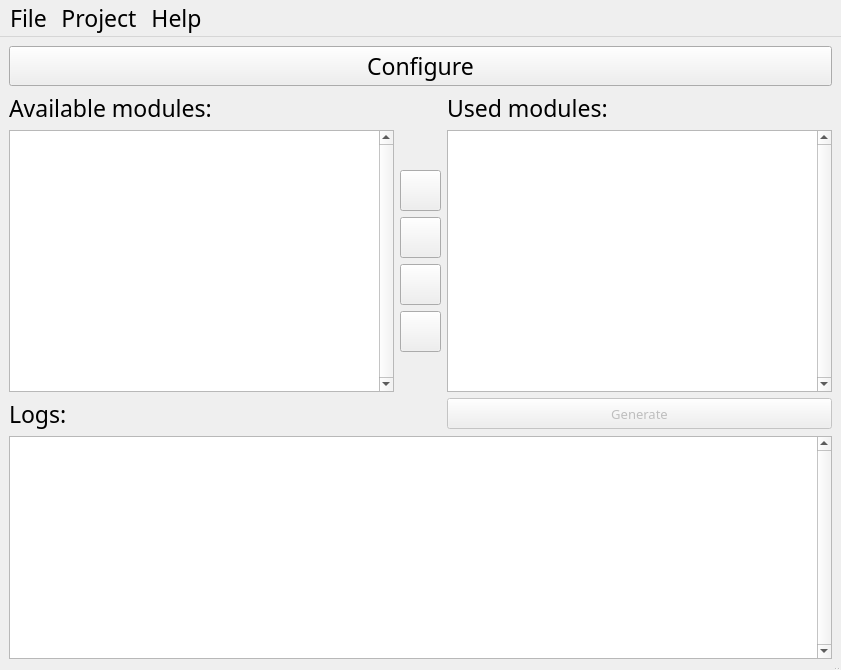
<?xml version="1.0" encoding="UTF-8"?>
<ui version="4.0">
 <class>DependencyManagerMain</class>
 <widget class="QMainWindow" name="DependencyManagerMain">
  <property name="windowModality">
   <enum>Qt::NonModal</enum>
  </property>
  <property name="geometry">
   <rect>
    <x>0</x>
    <y>0</y>
    <width>841</width>
    <height>670</height>
   </rect>
  </property>
  <property name="font">
   <font>
    <family>Nyala</family>
    <pointsize>17</pointsize>
   </font>
  </property>
  <property name="windowTitle">
   <string>MainWindow</string>
  </property>
  <widget class="QWidget" name="centralwidget">
   <layout class="QVBoxLayout" name="verticalLayout_2">
    <item>
     <layout class="QGridLayout" name="gridLayout">
      <item row="2" column="2">
       <widget class="QListView" name="usedListView">
        <property name="verticalScrollBarPolicy">
         <enum>Qt::ScrollBarAlwaysOn</enum>
        </property>
       </widget>
      </item>
      <item row="2" column="0">
       <widget class="QListView" name="availableListView">
        <property name="verticalScrollBarPolicy">
         <enum>Qt::ScrollBarAlwaysOn</enum>
        </property>
        <property name="editTriggers">
         <set>QAbstractItemView::NoEditTriggers</set>
        </property>
       </widget>
      </item>
      <item row="3" column="0">
       <layout class="QHBoxLayout" name="horizontalLayout">
        <item>
         <widget class="QLabel" name="label">
          <property name="text">
           <string>Logs:</string>
          </property>
         </widget>
        </item>
        <item>
         <spacer name="horizontalSpacer">
          <property name="orientation">
           <enum>Qt::Horizontal</enum>
          </property>
          <property name="sizeHint" stdset="0">
           <size>
            <width>40</width>
            <height>20</height>
           </size>
          </property>
         </spacer>
        </item>
       </layout>
      </item>
      <item row="2" column="1">
       <layout class="QVBoxLayout" name="verticalLayout">
        <item>
         <spacer name="verticalSpacer_2">
          <property name="orientation">
           <enum>Qt::Vertical</enum>
          </property>
          <property name="sizeHint" stdset="0">
           <size>
            <width>20</width>
            <height>40</height>
           </size>
          </property>
         </spacer>
        </item>
        <item>
         <widget class="QPushButton" name="allRightButton">
          <property name="minimumSize">
           <size>
            <width>41</width>
            <height>41</height>
           </size>
          </property>
          <property name="maximumSize">
           <size>
            <width>41</width>
            <height>41</height>
           </size>
          </property>
          <property name="text">
           <string/>
          </property>
          <property name="icon">
           <iconset resource="res.qrc">
            <normaloff>:/res/Resources/all_right.png</normaloff>:/res/Resources/all_right.png</iconset>
          </property>
         </widget>
        </item>
        <item>
         <widget class="QPushButton" name="rightButton">
          <property name="minimumSize">
           <size>
            <width>41</width>
            <height>41</height>
           </size>
          </property>
          <property name="maximumSize">
           <size>
            <width>41</width>
            <height>41</height>
           </size>
          </property>
          <property name="text">
           <string/>
          </property>
          <property name="icon">
           <iconset resource="res.qrc">
            <normaloff>:/res/Resources/right.png</normaloff>:/res/Resources/right.png</iconset>
          </property>
         </widget>
        </item>
        <item>
         <widget class="QPushButton" name="leftButton">
          <property name="minimumSize">
           <size>
            <width>41</width>
            <height>41</height>
           </size>
          </property>
          <property name="maximumSize">
           <size>
            <width>41</width>
            <height>41</height>
           </size>
          </property>
          <property name="text">
           <string/>
          </property>
          <property name="icon">
           <iconset resource="res.qrc">
            <normaloff>:/res/Resources/left.png</normaloff>:/res/Resources/left.png</iconset>
          </property>
         </widget>
        </item>
        <item>
         <widget class="QPushButton" name="allLeftButton">
          <property name="minimumSize">
           <size>
            <width>41</width>
            <height>41</height>
           </size>
          </property>
          <property name="maximumSize">
           <size>
            <width>41</width>
            <height>41</height>
           </size>
          </property>
          <property name="text">
           <string/>
          </property>
          <property name="icon">
           <iconset resource="res.qrc">
            <normaloff>:/res/Resources/all_left.png</normaloff>:/res/Resources/all_left.png</iconset>
          </property>
         </widget>
        </item>
        <item>
         <spacer name="verticalSpacer">
          <property name="orientation">
           <enum>Qt::Vertical</enum>
          </property>
          <property name="sizeHint" stdset="0">
           <size>
            <width>20</width>
            <height>40</height>
           </size>
          </property>
         </spacer>
        </item>
       </layout>
      </item>
      <item row="4" column="0" colspan="3">
       <widget class="QTextBrowser" name="textBrowser">
        <property name="verticalScrollBarPolicy">
         <enum>Qt::ScrollBarAlwaysOn</enum>
        </property>
       </widget>
      </item>
      <item row="3" column="2">
       <widget class="QPushButton" name="generateButton">
        <property name="enabled">
         <bool>false</bool>
        </property>
        <property name="minimumSize">
         <size>
          <width>71</width>
          <height>31</height>
         </size>
        </property>
        <property name="font">
         <font>
          <pointsize>10</pointsize>
         </font>
        </property>
        <property name="text">
         <string>Generate</string>
        </property>
       </widget>
      </item>
      <item row="1" column="0">
       <widget class="QLabel" name="staticLabel">
        <property name="text">
         <string>Available modules:</string>
        </property>
       </widget>
      </item>
      <item row="1" column="2">
       <widget class="QLabel" name="staticLabel_1">
        <property name="text">
         <string>Used modules:</string>
        </property>
       </widget>
      </item>
      <item row="0" column="0" colspan="3">
       <widget class="QPushButton" name="configureButton">
        <property name="minimumSize">
         <size>
          <width>10</width>
          <height>31</height>
         </size>
        </property>
        <property name="text">
         <string>Configure</string>
        </property>
       </widget>
      </item>
     </layout>
    </item>
   </layout>
  </widget>
  <widget class="QMenuBar" name="menuBar">
   <property name="geometry">
    <rect>
     <x>0</x>
     <y>0</y>
     <width>841</width>
     <height>20</height>
    </rect>
   </property>
   <property name="minimumSize">
    <size>
     <width>0</width>
     <height>0</height>
    </size>
   </property>
   <widget class="QMenu" name="menuFile">
    <property name="title">
     <string>File</string>
    </property>
    <addaction name="actionLoad_default_settings"/>
    <addaction name="actionSettings"/>
    <addaction name="separator"/>
    <addaction name="actionMinimize"/>
    <addaction name="actionExit"/>
   </widget>
   <widget class="QMenu" name="menuProject">
    <property name="title">
     <string>Project</string>
    </property>
    <addaction name="actionConfigure"/>
    <addaction name="actionGenerate"/>
   </widget>
   <widget class="QMenu" name="menuHelp">
    <property name="title">
     <string>Help</string>
    </property>
    <addaction name="actionHelp_me"/>
    <addaction name="actionAbout_Qt"/>
   </widget>
   <addaction name="menuFile"/>
   <addaction name="menuProject"/>
   <addaction name="menuHelp"/>
  </widget>
  <widget class="QStatusBar" name="statusBar">
   <property name="minimumSize">
    <size>
     <width>0</width>
     <height>2</height>
    </size>
   </property>
   <property name="maximumSize">
    <size>
     <width>16777215</width>
     <height>2</height>
    </size>
   </property>
   <property name="styleSheet">
    <string notr="true">QStatusBar {
height: 1px;
}</string>
   </property>
  </widget>
  <action name="actionNew_project">
   <property name="text">
    <string>New project</string>
   </property>
   <property name="shortcut">
    <string>Ctrl+N</string>
   </property>
  </action>
  <action name="actionOpen_project">
   <property name="text">
    <string>Open project...</string>
   </property>
   <property name="shortcut">
    <string>Ctrl+O</string>
   </property>
  </action>
  <action name="actionRebuild">
   <property name="text">
    <string>Configure</string>
   </property>
   <property name="shortcut">
    <string>Ctrl+R</string>
   </property>
   <property name="shortcutContext">
    <enum>Qt::ApplicationShortcut</enum>
   </property>
  </action>
  <action name="actionSave_project">
   <property name="text">
    <string>Save project...</string>
   </property>
   <property name="shortcut">
    <string>Ctrl+S</string>
   </property>
  </action>
  <action name="actionSave_project_as">
   <property name="text">
    <string>Save project as...</string>
   </property>
   <property name="shortcut">
    <string>Ctrl+Shift+S</string>
   </property>
  </action>
  <action name="actionClose">
   <property name="text">
    <string>Close project</string>
   </property>
   <property name="shortcut">
    <string>Ctrl+Shift+Q</string>
   </property>
  </action>
  <action name="actionMinimize">
   <property name="text">
    <string>Minimize</string>
   </property>
   <property name="shortcut">
    <string>Ctrl+M</string>
   </property>
  </action>
  <action name="actionExit">
   <property name="text">
    <string>Exit</string>
   </property>
   <property name="shortcut">
    <string>Ctrl+Q</string>
   </property>
   <property name="shortcutContext">
    <enum>Qt::ApplicationShortcut</enum>
   </property>
   <property name="menuRole">
    <enum>QAction::QuitRole</enum>
   </property>
  </action>
  <action name="actionAbout_Qt">
   <property name="text">
    <string>About Qt</string>
   </property>
   <property name="menuRole">
    <enum>QAction::AboutQtRole</enum>
   </property>
  </action>
  <action name="actionSettings">
   <property name="text">
    <string>Settings</string>
   </property>
  </action>
  <action name="actionLoad_default_settings">
   <property name="text">
    <string>Start from scratch</string>
   </property>
  </action>
  <action name="actionConfigure">
   <property name="text">
    <string>Configure</string>
   </property>
  </action>
  <action name="actionGenerate">
   <property name="text">
    <string>Generate</string>
   </property>
  </action>
  <action name="actionHelp_me">
   <property name="text">
    <string>Help me</string>
   </property>
  </action>
 </widget>
 <resources>
  <include location="res.qrc"/>
 </resources>
 <connections/>
</ui>
